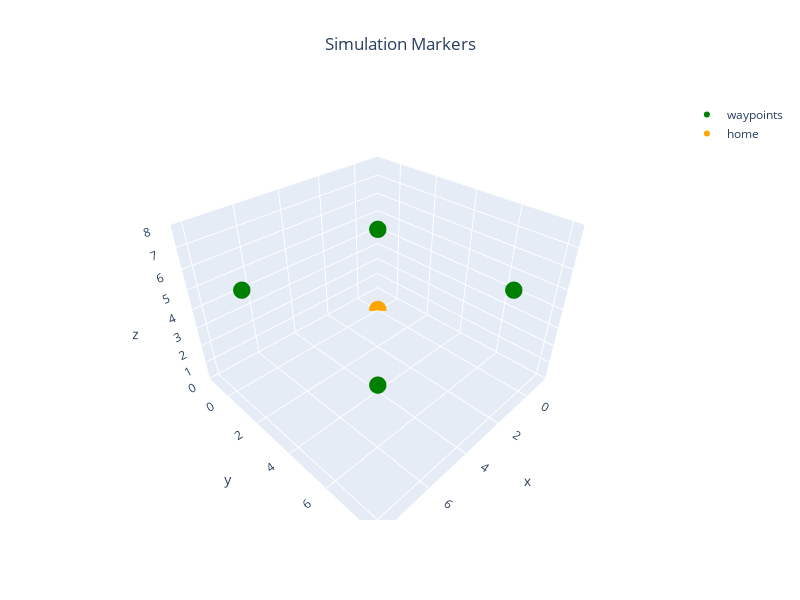

Notebook code cell kept with this figure:
### Markdown cell above
## Create Plans

### Code cell
offset = (0, 0, 0, 0) #east, north, up, heading
    
path = Plan.create_square_path(side_len=7,alt= 5)
home=np.array(offset[:3])

global_path=local2global(np.array(path), home,pairwise=True) 

plan = Plan.basic(wps=path,alt=5,wp_margin=0.5)


markers = {'waypoints': {'pos':global_path,'color':'green'},
           'home':      {'pos':[home],'color':'orange'}}


if simulator == 'QGroundControl':
    home_position=(-35.3633245,149.1652241,0,0)
    spawn=find_spawns(home_position, offset)

plot_3d_interactive(markers,title='Simulation Markers',expand=[0.2,0.2,0.6],ground=-0.05)

### Figure 1 — Plotly figure (JSON) as saved in the notebook; plotly's stock layout.template omitted (floating-point values rounded to 4 significant figures)
{"data": [{"marker": {"color": "green", "size": 6}, "mode": "markers", "name": "waypoints", "type": "scatter3d", "x": [0, 0, 7, 7, 0], "y": [0, 7, 7, 0, 0], "z": [5, 5, 5, 5, 5]}, {"marker": {"color": "orange", "size": 6}, "mode": "markers", "name": "home", "type": "scatter3d", "x": [0], "y": [0], "z": [0]}], "layout": {"height": 600, "scene": {"xaxis": {"range": [-1.4, 8.4], "title": {"text": "x"}}, "yaxis": {"range": [-1.4, 8.4], "title": {"text": "y"}}, "zaxis": {"range": [-0.05, 8], "title": {"text": "z"}}}, "title": {"text": "Simulation Markers", "x": 0.5, "xanchor": "center"}, "width": 800}}
